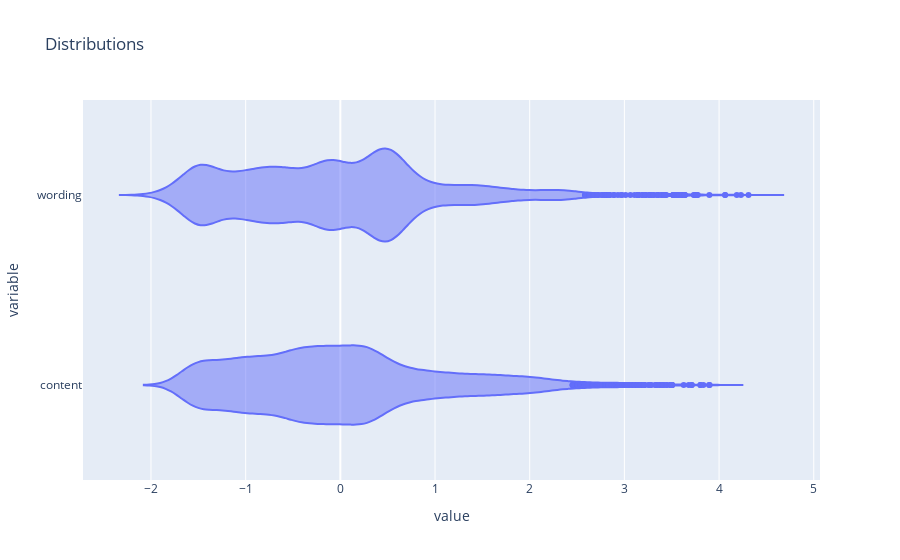
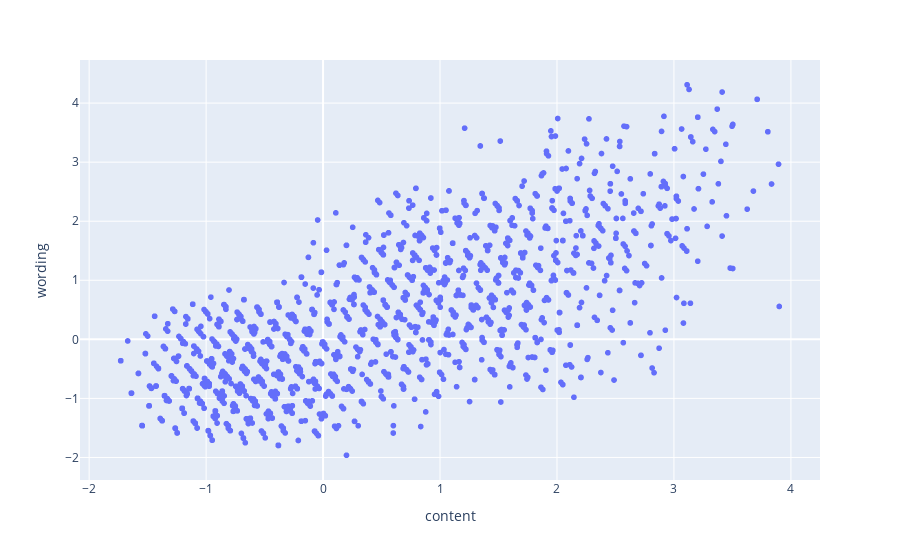

Source (notebook cell) for these figures, in order:
### Markdown cell above
## 2 - Distribution of target columns

### Code cell
fig = px.violin(train_df, x=['content', 'wording'], title='Distributions')
fig.show()

fig = px.scatter(train_df, x='content', y='wording')
fig.show()

train_df[['content', 'wording']].corr()

### Figure 1 — Plotly figure (JSON) as saved in the notebook; plotly's stock layout.template omitted (floating-point values rounded to 4 significant figures; data arrays with more than 128 entries replaced by an {"elided": "..."} marker saying what was removed)
{"data": [{"alignmentgroup": "True", "box": {"visible": false}, "hovertemplate": "value=%{x}<br>variable=%{y}<extra></extra>", "legendgroup": "", "marker": {"color": "#636efa"}, "name": "", "offsetgroup": "", "orientation": "h", "scalegroup": "True", "showlegend": false, "type": "violin", "x": {"elided": "14330 float values"}, "x0": " ", "xaxis": "x", "y": {"elided": "14330 str values"}, "y0": " ", "yaxis": "y"}], "layout": {"legend": {"tracegroupgap": 0}, "title": {"text": "Distributions"}, "violinmode": "group", "xaxis": {"anchor": "y", "domain": [0, 1], "title": {"text": "value"}}, "yaxis": {"anchor": "x", "domain": [0, 1], "title": {"text": "variable"}}}}

### Figure 2 — Plotly figure (JSON) as saved in the notebook; plotly's stock layout.template omitted (floating-point values rounded to 4 significant figures; data arrays with more than 128 entries replaced by an {"elided": "..."} marker saying what was removed)
{"data": [{"hovertemplate": "content=%{x}<br>wording=%{y}<extra></extra>", "legendgroup": "", "marker": {"color": "#636efa", "symbol": "circle"}, "mode": "markers", "name": "", "showlegend": false, "type": "scattergl", "x": {"elided": "7165 float values"}, "xaxis": "x", "y": {"elided": "7165 float values"}, "yaxis": "y"}], "layout": {"legend": {"tracegroupgap": 0}, "margin": {"t": 60}, "xaxis": {"anchor": "y", "domain": [0, 1], "title": {"text": "content"}}, "yaxis": {"anchor": "x", "domain": [0, 1], "title": {"text": "wording"}}}}
